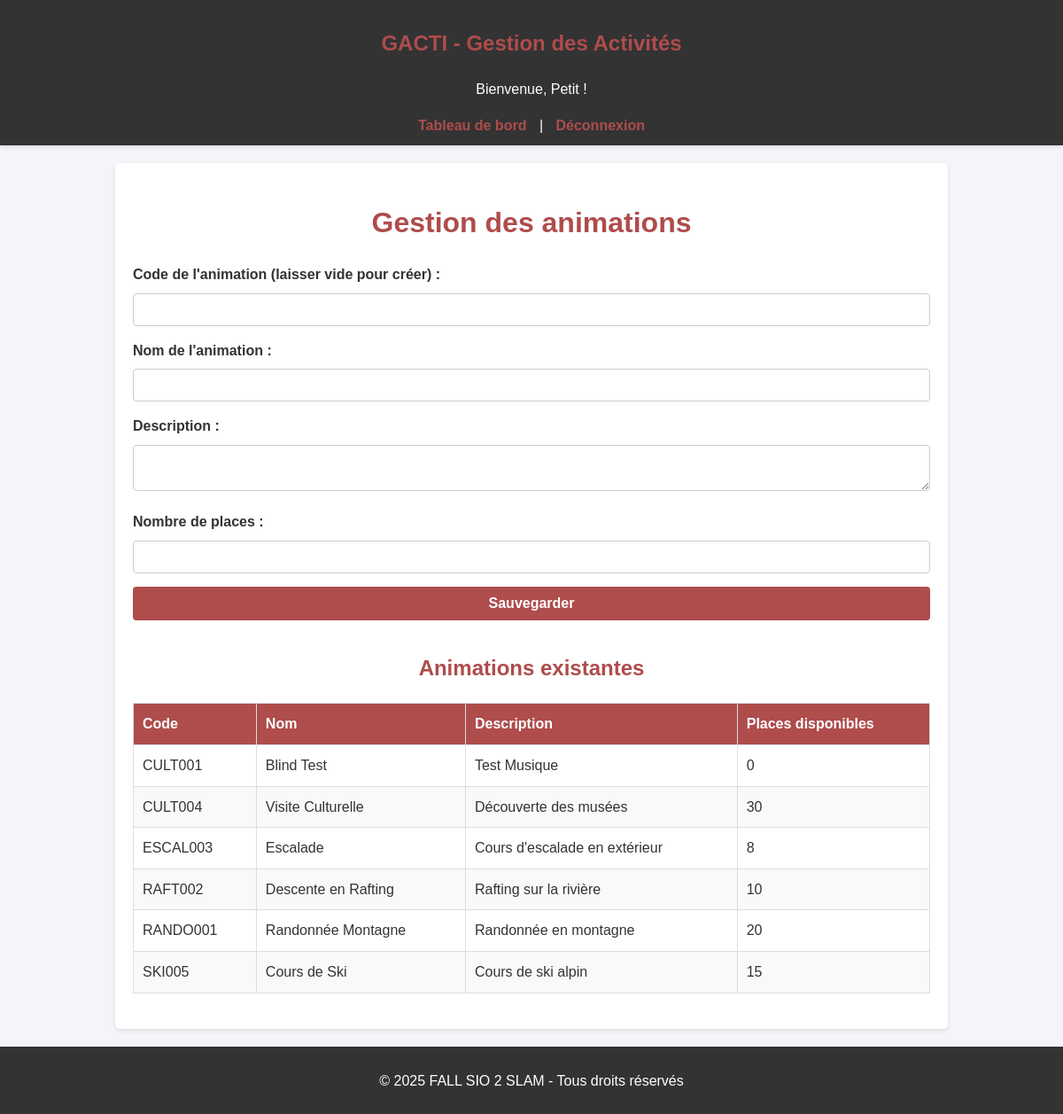
Screenshot of /pages/manage_animations.php (signed in) with the database file from the repository.
### tables this page shows
CREATE TABLE `animation` (
  `CODEANIM` char(8) NOT NULL,
  `CODETYPEANIM` char(5) NOT NULL,
  `NOMANIM` char(40) DEFAULT NULL,
  `DATECREATIONANIM` date DEFAULT NULL,
  `DATEVALIDITEANIM` date DEFAULT NULL,
  `DUREEANIM` double(5,0) DEFAULT NULL,
  `LIMITEAGE` int DEFAULT NULL,
  `TARIFANIM` decimal(7,2) DEFAULT NULL,
  `NBREPLACEANIM` int DEFAULT NULL,
  `DESCRIPTANIM` char(250) DEFAULT NULL,
  `COMMENTANIM` char(250) DEFAULT NULL,
  `DIFFICULTEANIM` char(40) DEFAULT NULL
);

### pages/manage_animations.php (the view, shortened to what this page needs)
<?php
include('../config.php');
$animations = [];
try {
    $stmt = $pdo->query("SELECT * FROM ANIMATION");
    $animations = $stmt->fetchAll(PDO::FETCH_ASSOC);
} catch (PDOException $e) {
    $error = "Erreur lors de la récupération des animations : " . $e->getMessage();
}
?>
<?php include('../includes/header.php'); ?>
<h1>Gestion des animations</h1>
<form method="POST" action="">
    <label for="codeanim">Code de l'animation (laisser vide pour créer) :</label>
    <input type="text" name="codeanim" id="codeanim" maxlength="10">
    <label for="nomanim">Nom de l'animation :</label>
    <input type="text" name="nomanim" id="nomanim" required>
    <label for="descanim">Description :</label>
    <textarea name="descanim" id="descanim" required></textarea>
    <label for="placesanim">Nombre de places :</label>
    <input type="number" name="placesanim" id="placesanim" required>
    <button type="submit">Sauvegarder</button>
</form>
<h2>Animations existantes</h2>
<table border="1">
    <thead>
        <tr>
            <th>Code</th>
            <th>Nom</th>
            <th>Description</th>
            <th>Places disponibles</th>
        </tr>
    </thead>
    <tbody>
        <?php foreach ($animations as $animation): ?>
            <tr>
                <td><?= htmlspecialchars($animation['CODEANIM']); ?></td>
                <td><?= htmlspecialchars($animation['NOMANIM']); ?></td>
                <td><?= htmlspecialchars($animation['DESCRIPTANIM']); ?></td>
                <td><?= htmlspecialchars($animation['NBREPLACEANIM']); ?></td>
            </tr>
        <?php endforeach; ?>
    </tbody>
</table>
<?php include('../includes/footer.php'); ?>

### style.css (style rules this page uses)
body { font-family: Arial, sans-serif; margin: 0; padding: 0; background-color: #f4f4f9; color: #333; line-height: 1.6; }
h1, h2, h3 { text-align: center; color: #af4c4c; margin-bottom: 20px; }
table { width: 100%; border-collapse: collapse; margin: 20px 0; }
table th, table td { padding: 10px; text-align: left; border: 1px solid #ddd; }
table th { background-color: #af4c4c; color: white; }
table tr:nth-child(even) { background-color: #f9f9f9; }
form { margin: 20px 0; }
form label { display: block; margin-bottom: 8px; font-weight: bold; }
form input, form select, form textarea, form button { width: 100%; padding: 10px; margin-bottom: 15px; border: 1px solid #ccc; border-radius: 4px; box-sizing: border-box; }
form button { background-color: #af4c4c; color: white; border: none; cursor: pointer; font-size: 16px; font-weight: bold; }
button { padding: 10px 20px; font-size: 16px; cursor: pointer; background-color: #af4c4c; color: white; border: none; border-radius: 4px; transition: background-color 0.3s; }

### rows the page displays
animation: CODEANIM "CULT001", NOMANIM "Blind Test", DESCRIPTANIM "Test Musique", NBREPLACEANIM "0"
animation: CODEANIM "CULT004", NOMANIM "Visite Culturelle", DESCRIPTANIM "Découverte des musées", NBREPLACEANIM "30"
animation: CODEANIM "ESCAL003", NOMANIM "Escalade", DESCRIPTANIM "Cours d'escalade en extérieur", NBREPLACEANIM "8"
animation: CODEANIM "RAFT002", NOMANIM "Descente en Rafting", DESCRIPTANIM "Rafting sur la rivière", NBREPLACEANIM "10"
animation: CODEANIM "RANDO001", NOMANIM "Randonnée Montagne", DESCRIPTANIM "Randonnée en montagne", NBREPLACEANIM "20"
animation: CODEANIM "SKI005", NOMANIM "Cours de Ski", DESCRIPTANIM "Cours de ski alpin", NBREPLACEANIM "15"

### other values shown
$_SESSION['username'] "Petit"
